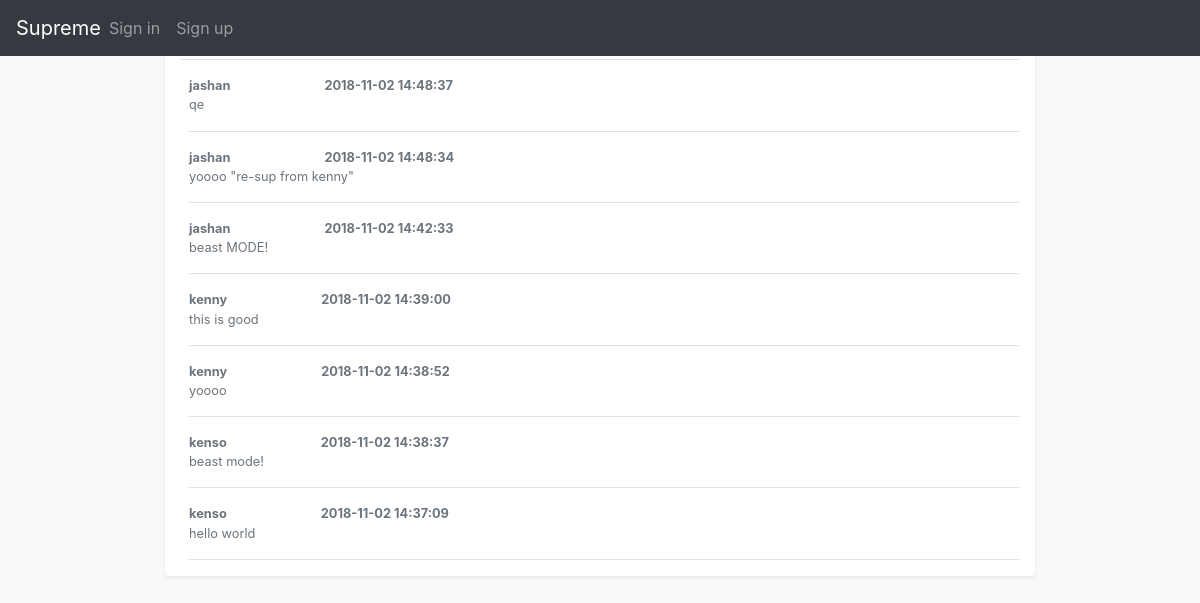
Before: / with the older database file.
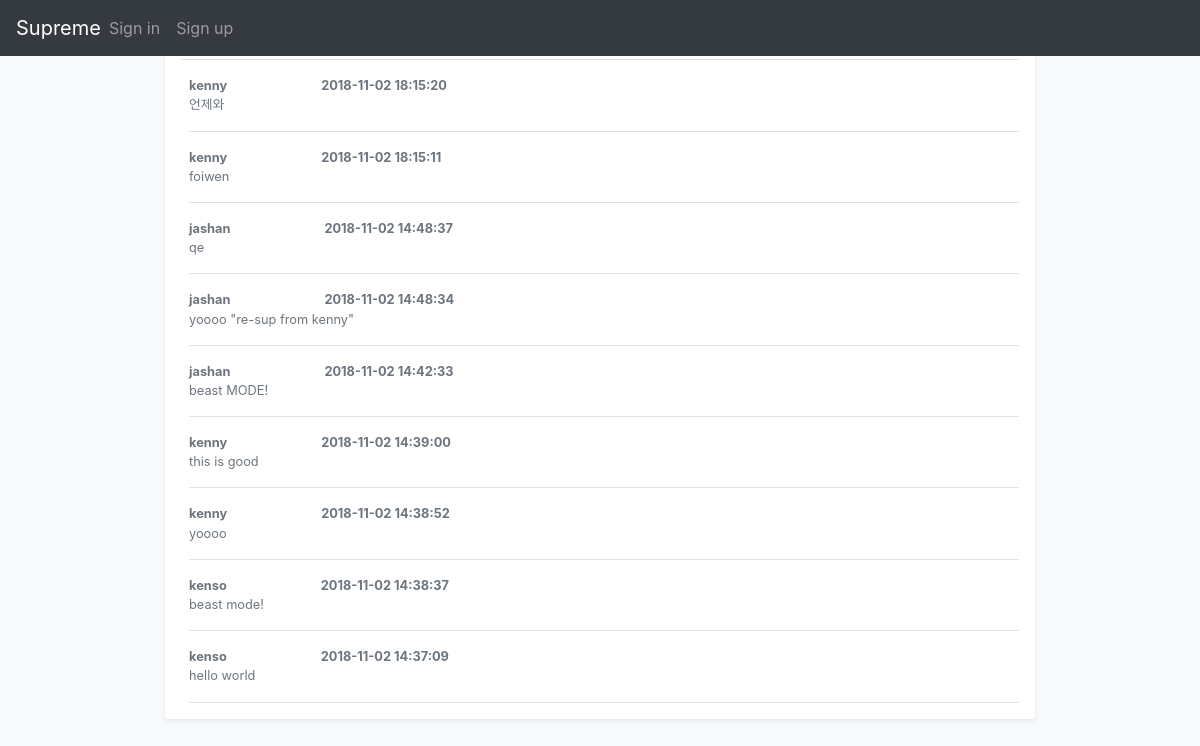
After: the same page with the newer database file.
### tables this page shows
CREATE TABLE tweet(
                pk INTEGER PRIMARY KEY AUTOINCREMENT
            , user_id VARCHAR, content BLOB, time VARCHAR);

### src/controller/public.py (the view)
@controller.route('/',methods=['GET','POST'])
def globall():
    if request.method == 'GET':
        tweets = model.fetchall_tweets()
        list_of_tweets = []
        for _ in tweets:
            q = [_[1],_[2],_[3]]
            list_of_tweets.insert(0, q)
        return render_template('unauthorized/global.html', list_of_tweets=list_of_tweets)

### src/mappers/sqlite.py (called while the page is built)
    def __enter__(self):
        return self

    def __exit__(self,exception_type,exception_value,exception_traceback):
        if self.connection:
            if self.cursor:
                self.cursor.close()
            self.connection.commit()
            self.connection.close()

    def fetchall_tweets(self):
        self.cursor.execute(
            '''SELECT * FROM tweet;
            '''
        )
        list_tweets = self.cursor.fetchall()
        return list_tweets

### src/models/model.py (called while the page is built)
def fetchall_tweets():
    with Database(database) as db:
        return db.fetchall_tweets()

### src/templates/unauthorized/global.html (shortened to what this page needs)
<!doctype html>
<html lang="en">
  <head>
    <link href="https://getbootstrap.com/docs/4.1/dist/css/bootstrap.min.css" rel="stylesheet">
    <link href="https://getbootstrap.com/docs/4.1/examples/offcanvas/offcanvas.css" rel="stylesheet">
  </head>
  <body class="bg-light">
    <nav class="navbar navbar-expand-lg fixed-top navbar-dark bg-dark">
      <a class="navbar-brand mr-auto mr-lg-0" href="/">Supreme</a>
      <div class="navbar-collapse offcanvas-collapse" id="navbarsExampleDefault">
        <ul class="navbar-nav mr-auto">
          <li class="nav-item">
            <a class="nav-link" href="/login">Sign in</a>
          </li>
          <li class="nav-item">
            <a class="nav-link" href="/login_new">Sign up</a>
          </li>
        </ul>
      </div>
    </nav>
      <main role="main" class="container ml-6 col-lg-9">
        <div class="my-3 p-3 bg-white rounded shadow-sm">
          <h6 class="border-bottom border-gray pb-2 mb-0">Supremes
            <a href="/">Update</a>
          </h6>
          {% for user,tweet,time in list_of_tweets %}
              <div class="media text-muted pt-3">
                  <p class="media-body pb-3 mb-0 small lh-125 border-bottom border-gray">
                  <strong class="d-block text-gray-dark">{{ user }} &nbsp &nbsp &nbsp &nbsp &nbsp &nbsp &nbsp &nbsp &nbsp &nbsp &nbsp &nbsp &nbsp &nbsp &nbsp {{ time }}</strong>
                  {{ tweet }}
                  </p>
              </div>
          {% endfor %}
        </div>
      </main>
  </body>
  </body>
</html>

Changed rows visible on the page:
added tweet: user "kenny", time "2018-11-02 18:15:20", content "언제와"
added tweet: user "kenny", time "2018-11-02 18:15:11", content "foiwen"
